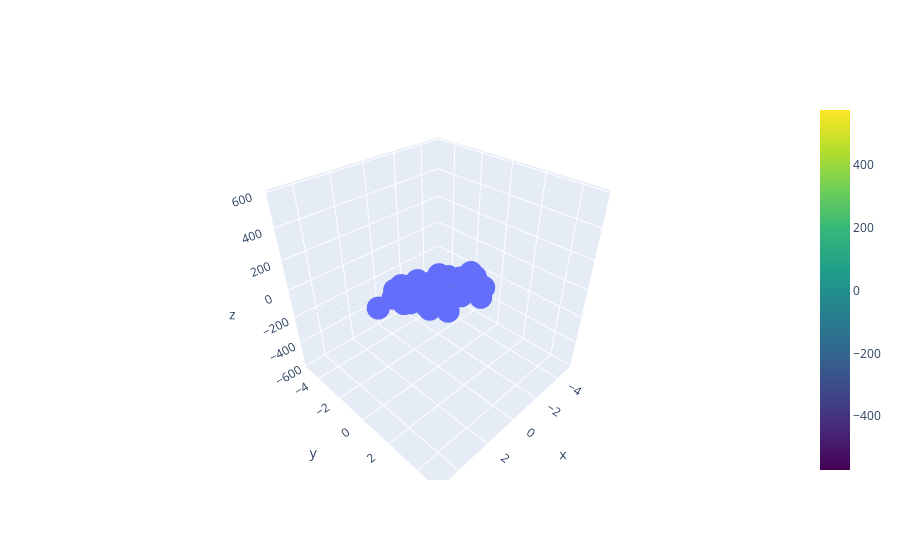

Source (notebook cell):
### Code cell
fig=px.scatter_3d(df,x='feature1',y='feature2',z='target')
fig = go.Figure(data=fig.data)
fig.add_trace(go.Surface(x=x,y=y,z=z_final,colorscale='Viridis',opacity=0.6))
fig.show()
